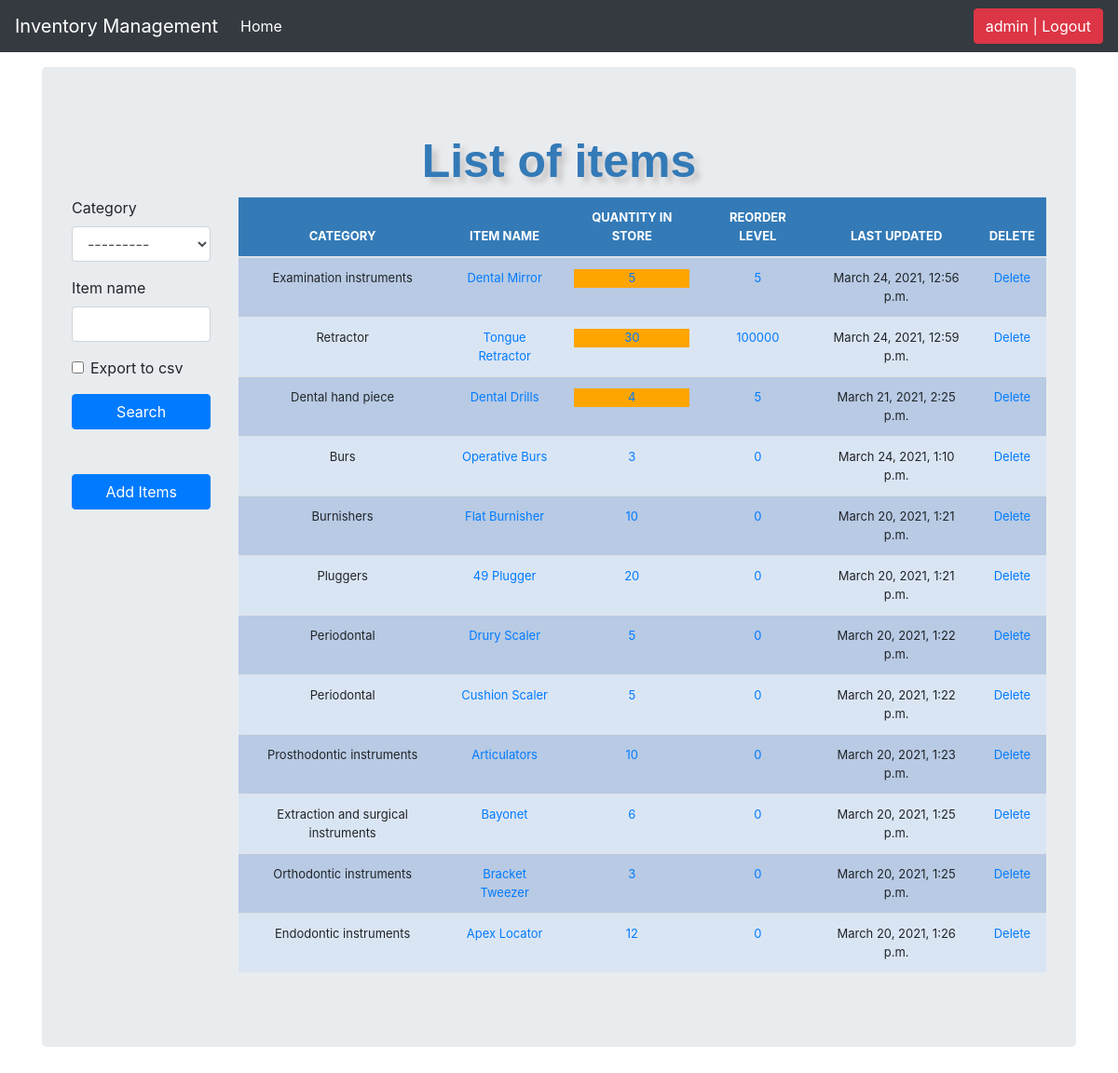
The app's page /items/ (signed in) with its own data.
### inventorymgmt/models.py (models this page shows, shortened)
class Stock(models.Model):
	category = models.CharField(max_length=50, blank=True, null=True, choices=category_choice,)
	item_name = models.CharField(max_length=50, blank=True, null=True)
	quantity = models.IntegerField(default='0', blank=False, null=True)
	receive_quantity = models.IntegerField(default='0', blank=True, null=True)
	receive_by = models.CharField(max_length=50, blank=True, null=True)
	issue_quantity = models.IntegerField(default='0', blank=True, null=True)
	issue_by = models.CharField(max_length=50, blank=True, null=True)
	issue_to = models.CharField(max_length=50, blank=True, null=True)
	phone_number = models.CharField(max_length=50, blank=True, null=True)
	last_updated = models.DateTimeField(auto_now_add=False, auto_now=True)
	timestamp = models.DateTimeField(auto_now_add=True, auto_now=False)
	date = models.DateTimeField(auto_now_add=False, auto_now=False)
	reorder_level = models.IntegerField(default='0', blank=False, null=True)

### inventorymgmt/views.py (the view, shortened to what this page needs)
# urls.py: path('items/', views.items, name='items'),
@login_required
def items(request):
	header = 'List of items'
	form = StockSearchForm(request.POST or None)
	queryset = Stock.objects.all()
	context = {
		"header": header,
		"queryset": queryset,
		"form": form,
	}
	return render(request, "items.html",context)

### inventorymgmt/forms.py
class StockSearchForm(forms.ModelForm):
   export_to_CSV = forms.BooleanField(required = False)
   class Meta:
     model = Stock
     fields = ['category', 'item_name']

### inventorymgmt/Templates/items.html (shortened to what this page needs)
{% load static %}
{% load crispy_forms_tags %}
<!DOCTYPE html>
<html lang="en">
  <head>
<link href="{% static 'css/stylesheet.css' %}" rel="stylesheet">
<link href="{% static 'css/bootstrap.min.css' %}" rel="stylesheet">
 <link href="{% static 'css/navbar-top-fixed.css' %}" rel="stylesheet">
  </head>
  <body>
{% include 'navbar.html' %}
<main role="main" class="container">
	<div class="jumbotron">
		<div class="header">{{header}}</div>
    <div class="row">
        <div class="col-sm-2">
      		<form method='POST' action=''>{% csrf_token %}
          			{{form|crispy}}
              		<input class="btn btn-primary mybutton "type="submit" value='Search'/>
      		</form>
          <br><br>
          <a href="/add_items"><div class="btn btn-primary mybutton">Add Items</div></a><br><br>
        </div>
    		<br>
        <div class="col-sm-10">
        		<div class = "display table">
        			<table class = 'table'>
        				<thead>
        					<tr>
        						<th>CATEGORY</th>
        						<th>ITEM NAME</th>
        						<th>QUANTITY IN STORE</th>
                    <th>REORDER LEVEL</th>
        						<th>LAST UPDATED</th>
        						<th>DELETE</th>
        					</tr>
        				</thead>
        			{% for instance in queryset %}
        					<tr>
        						<td>{{instance.category}}</td>
        						<td><a href="{% url 'update_items' instance.id %}">{{instance.item_name}}</a></td>
        						<td>
                      {% if instance.quantity <= instance.reorder_level %}
                        <div style="background-color: orange;">
                          <a href="{% url 'stock_detail' instance.id %}">{{instance.quantity}}</a>
                        </div>
                      {% else %}
                        <a href="{% url 'stock_detail' instance.id %}">{{instance.quantity}}</a>
                      {% endif %}
                    </td>
                    <td><a href="{% url 'reorder_level' instance.id %}">{{instance.reorder_level}}</a></td>
        						<td>{{instance.last_updated}}</td>
        						<td><a href="{% url 'delete_items' instance.id %}">Delete</a></td>
        					</tr>
        			{% endfor %}
        		  </table>
            </div>
          </div>
      </div>
  </div>
</main>
      </body>
</html>

### inventorymgmt/Templates/navbar.html (shortened to what this page needs)
  <nav class="navbar navbar-expand-md navbar-dark fixed-top bg-dark">
  <a class="navbar-brand" href="/">Inventory Management</a>
  <div class="collapse navbar-collapse" id="navbarCollapse">
    <ul class="navbar-nav mr-auto">
      <li class="nav-item active">
        <a class="nav-link" href="/">Home <span class="sr-only">(current)</span></a>
      </li>
    </ul>
    <ul class="navbar-nav">
        {% if request.user.is_authenticated %}
        <li><a href="/accounts/logout"><button class="btn btn-danger">{{ user }} | Logout</button></a></li>
        {% else %}
        <li><a href="/accounts/login">Login</a></li>
        {% endif %}
    </ul>
  </div>
</nav>

### inventorymgmt/static/css/stylesheet.css (style rules this page uses)
body { background-color: #34eb6b; }
.table { font-size: 13px; text-align: center; width: 95%; margin: auto; }
.mybutton { width: 100%; }
.table tr:nth-child(odd) { background: #B8CAE4 }
.table tr:nth-child(even) { background: #dae5f4 }
th { background-color: #337ab7; color: white; }
.header { font-family: helvetica; color: #337ab7; font-size: 50px; text-align: center; width: 100%; text-shadow: 6px 6px 6px #c9c6c6; display: block; font-weight: bolder; }

### inventorymgmt/static/css/navbar-top-fixed.css (style rules this page uses)
body { min-height: 75rem; padding-top: 4.5rem; }

### records on screen
Stock: category "Examination instruments", item_name "Dental Mirror", quantity "5", reorder_level "5", last_updated "March 24, 2021, 12:56 p.m."
Stock: category "Retractor", item_name "Tongue Retractor", quantity "30", reorder_level "100000", last_updated "March 24, 2021, 12:59 p.m."
Stock: category "Dental hand piece", item_name "Dental Drills", quantity "4", reorder_level "5", last_updated "March 21, 2021, 2:25 p.m."
Stock: category "Burs", item_name "Operative Burs", quantity "3", reorder_level "0", last_updated "March 24, 2021, 1:10 p.m."
Stock: category "Burnishers", item_name "Flat Burnisher", quantity "10", reorder_level "0", last_updated "March 20, 2021, 1:21 p.m."
Stock: category "Pluggers", item_name "49 Plugger", quantity "20", reorder_level "0", last_updated "March 20, 2021, 1:21 p.m."
Stock: category "Periodontal", item_name "Drury Scaler", quantity "5", reorder_level "0", last_updated "March 20, 2021, 1:22 p.m."
Stock: category "Periodontal", item_name "Cushion Scaler", quantity "5", reorder_level "0", last_updated "March 20, 2021, 1:22 p.m."
Stock: category "Prosthodontic instruments", item_name "Articulators", quantity "10", reorder_level "0", last_updated "March 20, 2021, 1:23 p.m."
Stock: category "Extraction and surgical instruments", item_name "Bayonet", quantity "6", reorder_level "0", last_updated "March 20, 2021, 1:25 p.m."
Stock: category "Orthodontic instruments", item_name "Bracket Tweezer", quantity "3", reorder_level "0", last_updated "March 20, 2021, 1:25 p.m."
Stock: category "Endodontic instruments", item_name "Apex Locator", quantity "12", reorder_level "0", last_updated "March 20, 2021, 1:26 p.m."

### other values on screen
{{ user }} "admin"
{{ header }} "List of items"
